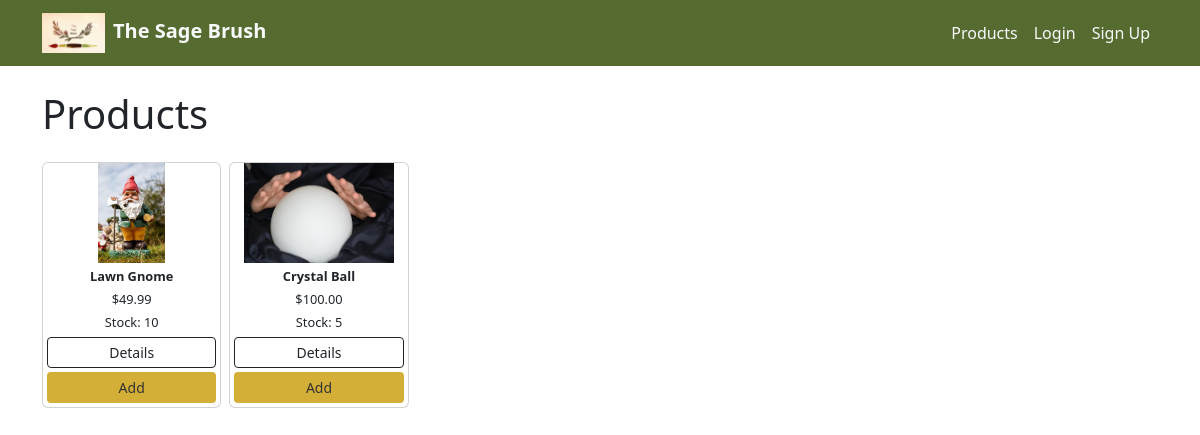
/store/, run on the app's committed database.
### store/models.py (models this page shows, shortened)
class Product(models.Model):
    name = models.CharField(max_length=100)
    description = models.TextField(blank=True)
    price = models.DecimalField(max_digits=8, decimal_places=2)
    stock = models.PositiveIntegerField()
    category = models.ForeignKey(Category, on_delete=models.SET_NULL, null=True, blank=True)
    image = models.ImageField(upload_to='products/', blank=True, null=True)

### store/views.py (the view)
# urls.py: path('', views.product_list, name='product_list'),
def product_list(request):
    products = Product.objects.all()
    return render(request, 'store/product_list.html', {'products': products})

### store/templates/store/product_list.html (shortened to what this page needs)
{% extends 'layout.html' %}
{% block content %}
<h1 class="mb-4">Products</h1>
<div class="row row-cols-2 row-cols-md-4 row-cols-lg-6 g-2">
    {% for product in products %}
    <div class="col">
        <div class="card h-100 text-center" style="font-size: 0.8rem;">
            {% if product.image %}
            <img src="{{ product.image.url }}" class="card-img-top" alt="{{ product.name }}"
                 style="height: 100px; object-fit: contain;">
            {% endif %}
            <div class="card-body p-1 d-flex flex-column justify-content-between">
                <div>
                    <p class="mb-1 fw-bold">{{ product.name }}</p>
                    <p class="mb-1">${{ product.price }}</p>
                    <p class="mb-1">Stock: {{ product.stock }}</p>
                </div>
                <div class="d-grid gap-1">
                    <a href="{% url 'product_detail' product.pk %}" class="btn btn-outline-dark btn-sm">Details</a>
                    <a href="{% url 'add_to_cart' product.pk %}" class="btn btn-sm"
                       style="background-color: #D4AF37; color: #333;"
                       onmouseover="this.style.backgroundColor='#A52A2A'; this.style.color='#fff';"
                       onmouseout="this.style.backgroundColor='#D4AF37'; this.style.color='#333';">
                       Add
                    </a>
                </div>
            </div>
        </div>
    </div>
    {% endfor %}
</div>
{% endblock %}

### data on the page
Product: image (picture), name "Lawn Gnome", price "49.99", stock "10"
Product: image (picture), name "Crystal Ball", price "100.00", stock "5"
